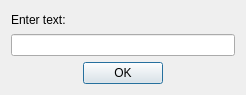
<?xml version="1.0" encoding="UTF-8"?>
<ui version="4.0">
 <class>Dialog</class>
 <widget class="QDialog" name="Dialog">
  <property name="geometry">
   <rect>
    <x>0</x>
    <y>0</y>
    <width>246</width>
    <height>95</height>
   </rect>
  </property>
  <property name="windowTitle">
   <string>Enter text</string>
  </property>
  <layout class="QVBoxLayout" name="verticalLayout_2">
   <item>
    <layout class="QVBoxLayout" name="verticalLayout">
     <property name="sizeConstraint">
      <enum>QLayout::SetMaximumSize</enum>
     </property>
     <item>
      <widget class="QLabel" name="label">
       <property name="text">
        <string>Enter text:</string>
       </property>
      </widget>
     </item>
     <item>
      <widget class="QLineEdit" name="lineEdit"/>
     </item>
     <item>
      <widget class="QDialogButtonBox" name="buttonBox">
       <property name="orientation">
        <enum>Qt::Horizontal</enum>
       </property>
       <property name="standardButtons">
        <set>QDialogButtonBox::Ok</set>
       </property>
       <property name="centerButtons">
        <bool>true</bool>
       </property>
      </widget>
     </item>
    </layout>
   </item>
  </layout>
 </widget>
 <resources/>
 <connections>
  <connection>
   <sender>buttonBox</sender>
   <signal>accepted()</signal>
   <receiver>Dialog</receiver>
   <slot>accept()</slot>
   <hints>
    <hint type="sourcelabel">
     <x>248</x>
     <y>254</y>
    </hint>
    <hint type="destinationlabel">
     <x>157</x>
     <y>274</y>
    </hint>
   </hints>
  </connection>
  <connection>
   <sender>buttonBox</sender>
   <signal>rejected()</signal>
   <receiver>Dialog</receiver>
   <slot>reject()</slot>
   <hints>
    <hint type="sourcelabel">
     <x>316</x>
     <y>260</y>
    </hint>
    <hint type="destinationlabel">
     <x>286</x>
     <y>274</y>
    </hint>
   </hints>
  </connection>
 </connections>
</ui>
